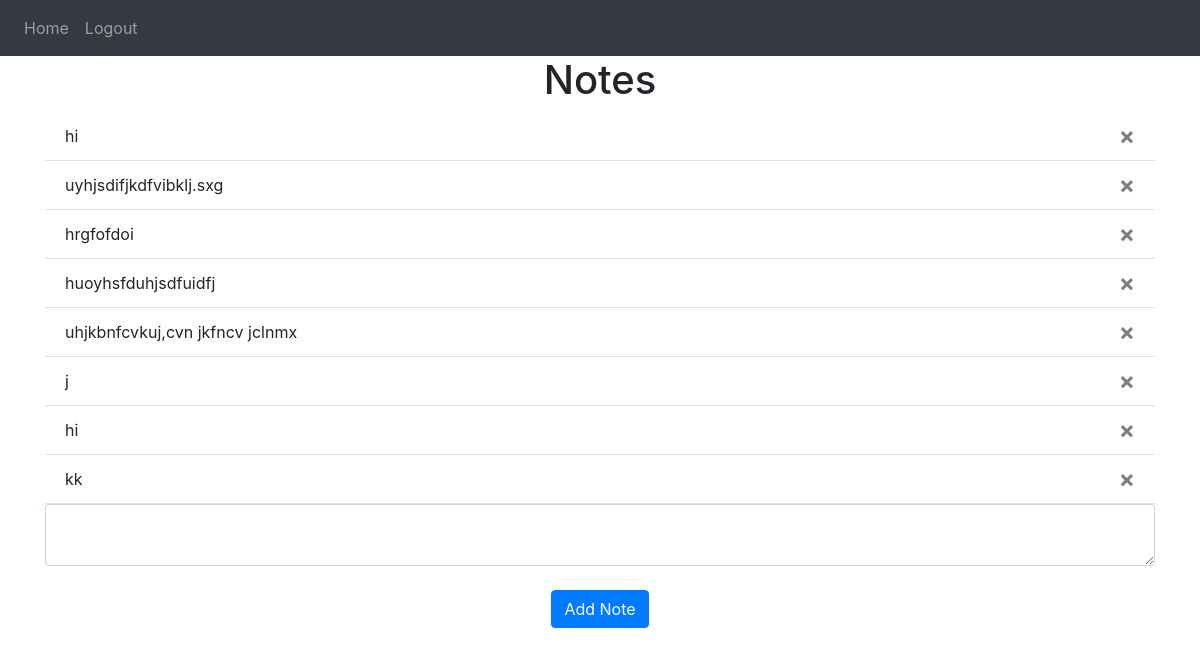
Page / (signed in) on the earlier database version.
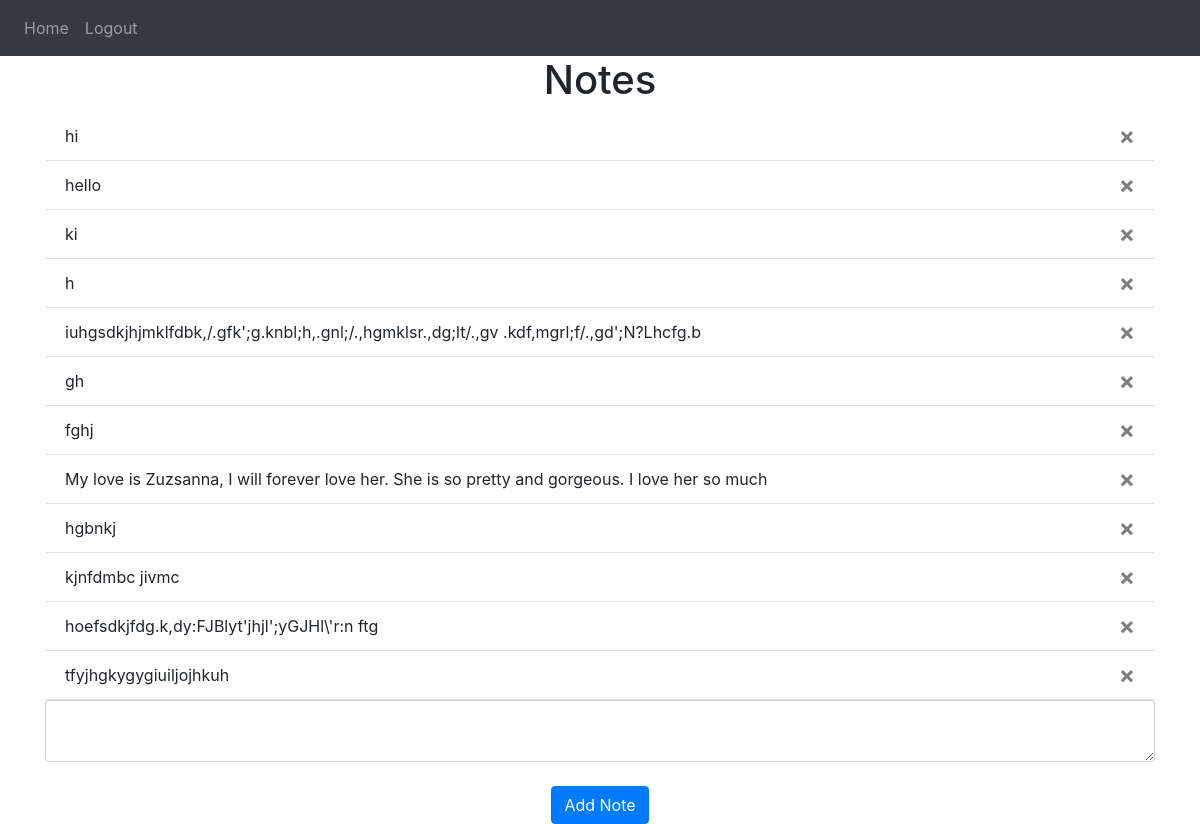
Same page on the later database version.
### website/models.py (models this page shows)
class Note(db.Model):
    id = db.Column(db.Integer, primary_key= True)
    txt = db.Column(db.String(100000))
    date = db.Column(db.DateTime(timezone=True), default=func.now())
    user_id = db.Column(db.Integer, db.ForeignKey("user.id"))

### website/views.py (the view, shortened to what this page needs)
@views.route("/", methods= ["GET", "POST"])
@login_required
def home():
    return render_template("home.html", user=current_user)

### website/__init__.py (called while the page is built)
def create_app():
    app = Flask(__name__)
    app.config["SECRET_KEY"] = "zsuzsanna imri ayuba tahiru monnie Ghana"
    app.config["SQLALCHEMY_DATABASE_URI"] = f"sqlite:///{DB_NAME}"
    db.init_app(app)
    from .views import views
    from .auth import auth
    app.register_blueprint(views, url_prefic="/")
    app.register_blueprint(auth, url_prefic="/")
    from .models import User, Note
    create_database(app)
    login_manager = LoginManager()
    login_manager.login_view = "auth.login"
    login_manager.init_app(app)
    @login_manager.user_loader
    def load_user(id):
        return User.query.get(int(id))
    return app

### website/templates/home.html (shortened to what this page needs)
{% extends "base.html" %}
{% block content %}
<h1 align="center">Notes</h1>
<ul class="list-group list-group-flush" id="notes">
    {% for note in user.notes %}
        <li class="list-group-item">{{ note.txt }}
        <button type="button" class="close" onClick="deleteNote({{ note.id }})" >
            <span aria-hidden="true">&times;</span>
        </button>
        </li>
    {% endfor %}
</ul>
    <form method="POST">
        <textarea name="note" id="note" class="form-control"></textarea>
        <br>
        <div align="center">
            <button type="submit" class="btn btn-primary">Add Note</button>
        </div>
    </form>
{% endblock %}

### website/templates/base.html (shortened to what this page needs)
<!DOCTYPE html>
<html lang="en">
<head>
    <link
      rel="stylesheet"
      href="https://stackpath.bootstrapcdn.com/bootstrap/4.4.1/css/bootstrap.min.css"
    />
    <link
      rel="stylesheet"
      href="https://stackpath.bootstrapcdn.com/font-awesome/4.7.0/css/font-awesome.min.css"
    />
</head>
<body>
    <nav class="navbar navbar-expand-lg navbar-dark bg-dark">
      <div class="collapse navbar-collapse" id="navbar">
        <div class="navbar-nav">
            {% if user.is_authenticated  %}
          <a class="nav-item nav-link" id="home" href="/">Home</a>
          <a class="nav-item nav-link" id="logout" href="/logout">Logout</a>
            {% else %}
          <a class="nav-item nav-link" id="login" href="/login">Login</a>
          <a class="nav-item nav-link" id="signUp" href="/sign-up">Sign Up</a>
            {% endif %}
        </div>
      </div>
    </nav>
    <div class="container">
    {% block content %}
    {% endblock %}
    </div>
</body>
</html>

Differences in the rows shown:
removed Note: txt "uyhjsdifjkdfvibklj.sxg"
removed Note: txt "hrgfofdoi"
removed Note: txt "huoyhsfduhjsdfuidfj"
removed Note: txt "uhjkbnfcvkuj,cvn jkfncv jclnmx"
removed Note: txt "hi"
added Note: txt "hello"
added Note: txt "ki"
added Note: txt "h"
added Note: txt "iuhgsdkjhjmklfdbk,/.gfk';g.knbl;h,.gnl;/.,hgmklsr.,dg;lt/.,gv .kdf,mgrl;f/.,gd';N?Lhcfg.b"
changed Note (number 6 of 12 on the later page): txt "j" → "gh"
added Note: txt "fghj"
changed Note: txt "kk" → "My love is Zuzsanna, I will forever love her. She is so pretty and gorgeous. I love her so much"
added Note: txt "hgbnkj"
added Note: txt "kjnfdmbc jivmc"
added Note: txt "hoefsdkjfdg.k,dy:FJBlyt'jhjl';yGJHl\\'r:n ftg"
added Note: txt "tfyjhgkygygiuiljojhkuh"
